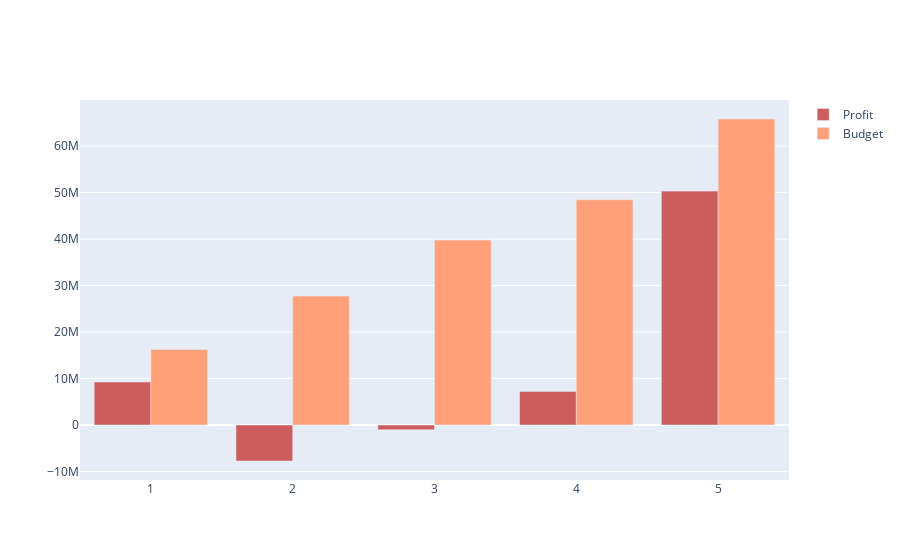

This figure's notebook cell:
### Code cell
fig = go.Figure()
fig.add_trace(go.Bar(
    x=dfprofit['imdbscores_bins'],
    y=dfprofit['profit'],
    name='Profit',
    marker_color='indianred'
))
fig.add_trace(go.Bar(
    x=dfbudget['imdbscores_bins'],
    y=dfbudget['budget'],
    name='Budget',
    marker_color='lightsalmon'
))
fig.show();

### Figure 1 — Plotly figure (JSON) as saved in the notebook; plotly's stock layout.template omitted (floating-point values rounded to 4 significant figures)
{"data": [{"marker": {"color": "indianred"}, "name": "Profit", "type": "bar", "x": [1, 2, 3, 4, 5], "y": [9245000.0, -7733000.0, -1003000.0, 7218000.0, 50320000.0]}, {"marker": {"color": "lightsalmon"}, "name": "Budget", "type": "bar", "x": [1, 2, 3, 4, 5], "y": [16250000, 27730000.0, 39780000.0, 48460000.0, 65830000.0]}], "layout": {}}
